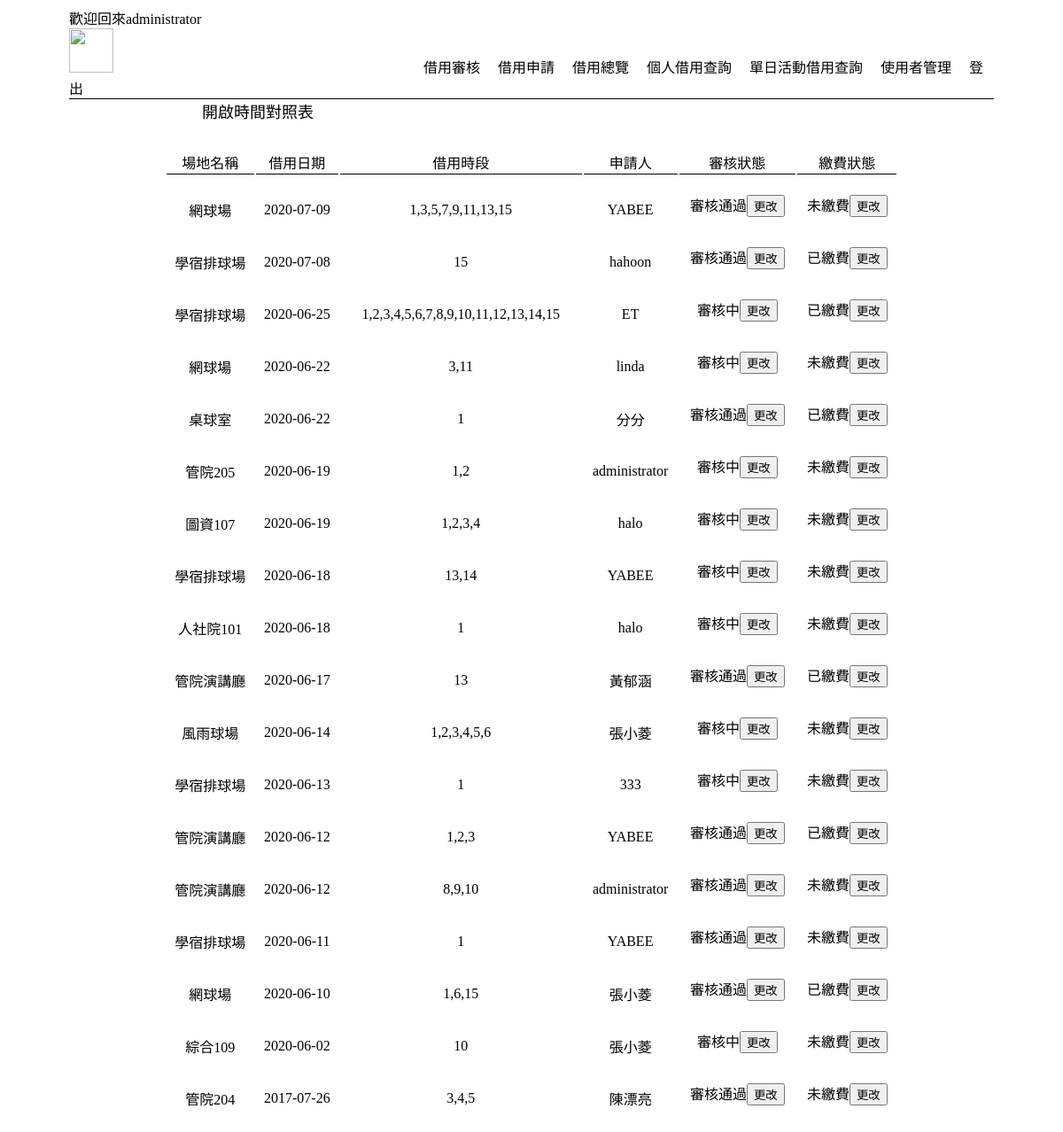
/permit.php (signed in), run on the app's committed database.
### tables this page shows
CREATE TABLE `apply` (
  `anum` int(11) NOT NULL,
  `date` date NOT NULL,
  `period` varchar(50) NOT NULL,
  `purpose` mediumtext NOT NULL,
  `uid` int(11) NOT NULL,
  `pnum` int(11) NOT NULL,
  `admit` tinyint(1) NOT NULL DEFAULT 0,
  `pay` tinyint(1) NOT NULL DEFAULT 0
);

CREATE TABLE `place` (
  `pnum` int(10) NOT NULL,
  `pname` varchar(10) NOT NULL,
  `Location` varchar(10) NOT NULL
);

CREATE TABLE `user` (
  `uid` int(10) NOT NULL,
  `auth` tinyint(1) NOT NULL DEFAULT 0,
  `sid` varchar(10) NOT NULL,
  `paswd` varchar(15) NOT NULL,
  `name` varchar(15) NOT NULL,
  `phone` varchar(10) NOT NULL,
  `email` varchar(64) NOT NULL,
  `depart` varchar(20) NOT NULL,
  `logintimes` int(10) NOT NULL DEFAULT 0
);

### permit.php (the view, shortened to what this page needs)
<?php
include("link.php");
include("header.php");
?>
<html>
</html>
<?php
if(isset($_SESSION["uid"])){
if($_SESSION["auth"]==1 or $_SESSION["auth"]==3){
    $SQL = "SELECT * FROM apply a JOIN place p ON a.pnum = p.pnum ,user u WHERE u.uid = a.uid ORDER BY a.date DESC";
    $result = mysqli_query($link, $SQL);
    echo "<a href = '#' class='openQQ' onclick = 'openwin()'>"."開啟時間對照表"."</a><br/>";
    echo "<div class='tablediv'>";
    echo "<table>";
    echo "<tr>";
    echo "<td class='tdss'>場地名稱</td>";
    echo "<td class='tdss'>借用日期</td>";
    echo "<td class='tdss'>借用時段</td>";
    echo "<td class='tdss'>申請人</td>";
    echo "<td class='tdss'>審核狀態</td>";
    echo "<td class='tdss'>繳費狀態</td>";
    echo "</tr>";
    while($row = mysqli_fetch_assoc($result)){
        if($row['admit'] == 0){
            $admit='審核中';
        }else{
            $admit='審核通過';
        }
        if($row['pay']==0){
            $pay ='未繳費';
        }else{
            $pay='已繳費';
        }
        echo "<tr>";
        echo "<td class='td'>".$row['pname']."</td>";
        echo "<td class='td'>".$row['date']."</td>";
        echo "<td class='td'>".$row['period']."</td>";
        echo "<td class='td'>".$row['name']."</td>";
        echo "<form action = 'admit.php?anum=".$row['anum']."' method = 'POST'>";
        echo "<td class='td'>".$admit."<input type = 'submit' value='更改'>"."</td>";
        echo "</form>";
        echo "<form action = 'pay.php?anum=".$row['anum']."' method = 'POST'>";
        echo "<td class='td'>".$pay."<input type = 'submit' value='更改'>"."</td>";
        echo "</form>";
        echo "</tr>";
    }
    echo "</table>";
    echo "</div>";
}else{
    echo "<script>alert('非法進入，滾!')</script>";
    header("refresh:0.2;url=index.php");
}
}else{
    echo "<script>alert('您尚未登入!')</script>";
    header("refresh:0.2;url=login.php");
}
?>
<html>
    <link rel="stylesheet" href="header.css">
</html>

### header.css (style rules this page uses)
* { font-family: 微軟正黑體; }
a:link { font-family: 微軟正黑體; text-decoration: none; color: black; }
.tablediv table { width: 70%; margin-left: auto; margin-right: auto; margin-top: 30px; margin-bottom: 30px; }
.td { padding-top: 20px; text-align: center; }
input { margin-bottom: 10px; }
.openQQ { color: green; margin-left: 220px; font-size: 18px; }
.tdss { text-align: center; border-bottom:1px solid #000; }

### data on the page
apply: place.pname "網球場", date "2020-07-09", period "1,3,5,7,9,11,13,15", uid.name "YABEE", admit "審核通過", pay "未繳費"
apply: place.pname "學宿排球場", date "2020-07-08", period "15", uid.name "hahoon", admit "審核通過", pay "已繳費"
apply: place.pname "學宿排球場", date "2020-06-25", period "1,2,3,4,5,6,7,8,9,10,11,12,13,14,15", uid.name "ET", admit "審核中", pay "已繳費"
apply: place.pname "網球場", date "2020-06-22", period "3,11", uid.name "linda", admit "審核中", pay "未繳費"
apply: place.pname "桌球室", date "2020-06-22", period "1", uid.name "分分", admit "審核通過", pay "已繳費"
apply: place.pname "管院205", date "2020-06-19", period "1,2", uid.name "administrator", admit "審核中", pay "未繳費"
apply: place.pname "圖資107", date "2020-06-19", period "1,2,3,4", uid.name "halo", admit "審核中", pay "未繳費"
apply: place.pname "學宿排球場", date "2020-06-18", period "13,14", uid.name "YABEE", admit "審核中", pay "未繳費"
apply: place.pname "人社院101", date "2020-06-18", period "1", uid.name "halo", admit "審核中", pay "未繳費"
apply: place.pname "管院演講廳", date "2020-06-17", period "13", uid.name "黃郁涵", admit "審核通過", pay "已繳費"
apply: place.pname "風雨球場", date "2020-06-14", period "1,2,3,4,5,6", uid.name "張小菱", admit "審核中", pay "未繳費"
apply: place.pname "學宿排球場", date "2020-06-13", period "1", uid.name "333", admit "審核中", pay "未繳費"
apply: place.pname "管院演講廳", date "2020-06-12", period "1,2,3", uid.name "YABEE", admit "審核通過", pay "已繳費"
apply: place.pname "管院演講廳", date "2020-06-12", period "8,9,10", uid.name "administrator", admit "審核通過", pay "未繳費"
apply: place.pname "學宿排球場", date "2020-06-11", period "1", uid.name "YABEE", admit "審核通過", pay "未繳費"
apply: place.pname "網球場", date "2020-06-10", period "1,6,15", uid.name "張小菱", admit "審核通過", pay "已繳費"
apply: place.pname "綜合109", date "2020-06-02", period "10", uid.name "張小菱", admit "審核中", pay "未繳費"
apply: place.pname "管院204", date "2017-07-26", period "3,4,5", uid.name "陳漂亮", admit "審核通過", pay "未繳費"

### other printed values
$_SESSION["name"] "administrator"
